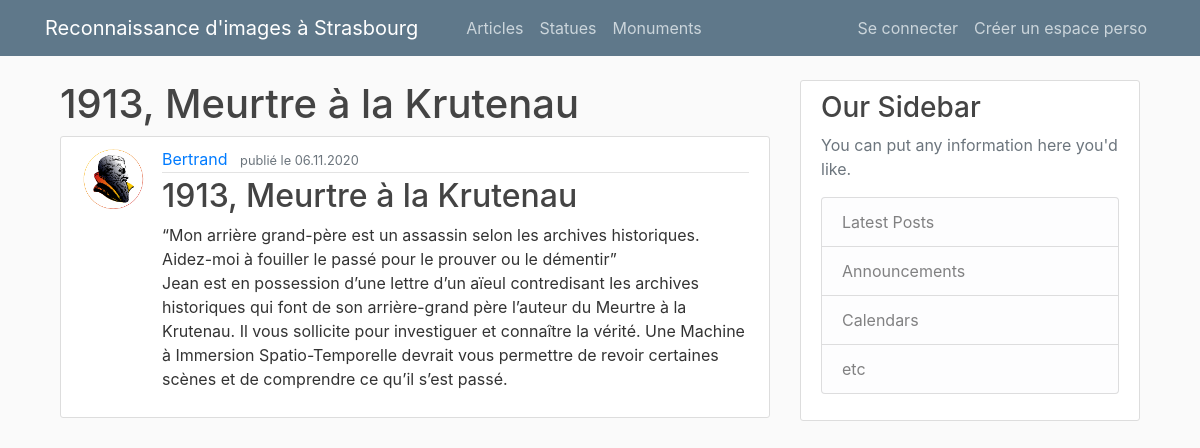
The app's page /post/4 with its own data.
### main/models.py (models this page shows, shortened)
class Post(db.Model):
    id = db.Column(db.Integer, primary_key=True)
    title = db.Column(db.String(100), nullable=False)
    date = db.Column(db.DateTime, nullable=False, default=dt.utcnow())
    content = db.Column(db.Text, nullable=False)
    user_id = db.Column(db.Integer, db.ForeignKey('user.id'), nullable=False)

class User(db.Model, UserMixin):
    id = db.Column(db.Integer, primary_key=True)
    username = db.Column(db.String(20), unique=True, nullable=False)
    email = db.Column(db.String(120), unique=True, nullable=False)
    image_file = db.Column(db.String(20), nullable=False, default='default.png')
    password = db.Column(db.String(60), nullable=False)
    posts = db.relationship('Post', backref='author', lazy=True)

### main/routes.py (the view)
@app.route("/post/<int:post_id>")
def post(post_id):
    post = Post.query.get_or_404(post_id)
    return render_template('article.html', title=post.title, post=post)

### main/templates/article.html (shortened to what this page needs)
{% extends "layout.html" %}
{% block content %}
<article class="media content-section">
  <img class="rounded-circle article-img" src="{{ url_for('static', filename='profile_pics/' + post.author.image_file) }}" alt="">
  <div class="media-body">
    <div class="article-metadata">
      <a class="mr-2" href="{{ url_for('posted_by', username=post.author.username) }}">{{ post.author.username }}</a>
      <small class="text-muted">publié le {{ post.date.strftime('%d.%m.%Y') }}</small>
    </div>
    <h2 class="article-title">{{ post.title }}</h2>
    <p class="article-content">{{ post.content }}</p>
  </div>
</article>
{% endblock content %}

### main/templates/layout.html (shortened to what this page needs)
<!DOCTYPE html>
<html lang="en" dir="ltr">
  <head>
    <link rel="stylesheet" href="https://cdn.jsdelivr.net/npm/bootstrap@4.5.3/dist/css/bootstrap.min.css">
    <link rel="stylesheet" type="text/css" href="{{ url_for('static', filename='main.css') }}">
  </head>
  <body>
    <header class="site-header">
      <nav class="navbar navbar-expand-md navbar-dark bg-steel fixed-top">
        <div class="container">
          <a class="navbar-brand mr-4" href="{{ url_for('accueil') }}">Reconnaissance d'images à Strasbourg</a>
          <div class="collapse navbar-collapse" id="navbarToggle">
            <div class="navbar-nav mr-auto">
              <a class="nav-item nav-link" href="{{ url_for('accueil') }}"></a>
              <a class="nav-item nav-link" href="{{ url_for('posts') }}">Articles</a>
              <a class="nav-item nav-link" href="{{ url_for('page_statues') }}">Statues</a>
              <a class="nav-item nav-link" href="{{ url_for('page_monuments') }}">Monuments</a>
            </div>
            <div class="navbar-nav">
              {% if current_user.is_authenticated %}
              <a class="nav-item nav-link" href="{{ url_for('new_post') }}">Nouvel Article</a>
                <a class="nav-item nav-link" href="{{ url_for('account') }}">Mes infos</a>
                <a class="nav-item nav-link" href="{{ url_for('logout') }}">Se deconnecter</a>
              {% else %}
                <a class="nav-item nav-link" href="{{ url_for('login') }}">Se connecter</a>
                <a class="nav-item nav-link" href="{{ url_for('register') }}">Créer un espace perso</a>
              {% endif %}
            </div>
          </div>
        </div>
      </nav>
    </header>
    <div class="container">
      <main role="main" class="container">
        <div class="row">
          <div class="col-md-8">
            {% if title %}
              <h1>{{ title }}</h1>
            {% else %}
              <h1>Reconnaissance d'images à Strasbourg</h1>
            {% endif %}
            {% block content %}{% endblock %}
          </div>
          <div class="col-md-4">
            <div class="content-section">
              <h3>Our Sidebar</h3>
              <p class='text-muted'>You can put any information here you'd like.
                <ul class="list-group">
                  <li class="list-group-item list-group-item-light">Latest Posts</li>
                  <li class="list-group-item list-group-item-light">Announcements</li>
                  <li class="list-group-item list-group-item-light">Calendars</li>
                  <li class="list-group-item list-group-item-light">etc</li>
                </ul>
              </p>
            </div>
          </div>
        </div>
      </main>
    </div>
  </body>
</html>

### main/static/main.css (style rules this page uses)
body { background: #fafafa; color: #333333; margin-top: 5rem; }
h1, h2, h3, h4, h5, h6 { color: #444444; }
.bg-steel { background-color: #5f788a; }
.site-header .navbar-nav .nav-link { color: #cbd5db; }
.content-section { background: #ffffff; padding: 10px 20px; border: 1px solid #dddddd; border-radius: 3px; margin-bottom: 20px; }
.article-title { color: #444444; }
.article-content { white-space: pre-line; }
.article-img { height: 65px; width: 65px; margin-right: 16px; }
.article-metadata { padding-bottom: 1px; margin-bottom: 4px; border-bottom: 1px solid #e3e3e3 }

### records on screen
Post: title "1913, Meurtre à la Krutenau", date "06.11.2020", content "“Mon arrière grand-père est un assassin selon les archives historiques. Aidez-moi à fouiller le passé pour le prouver ou le démentir” Jean est en possession d’une lettre d’un aïeul contredisant les archives historiques qui font de son arrière-grand père l’auteur du Meurtre à la Krutenau. Il vous sollicite pour investiguer et connaître la vérité. Une Machine à Immersion Spatio-Temporelle devrait vous permettre de revoir certaines scènes et de comprendre ce qu’il s’est passé."
User: image_file (placeholder picture), author.username "Bertrand"
